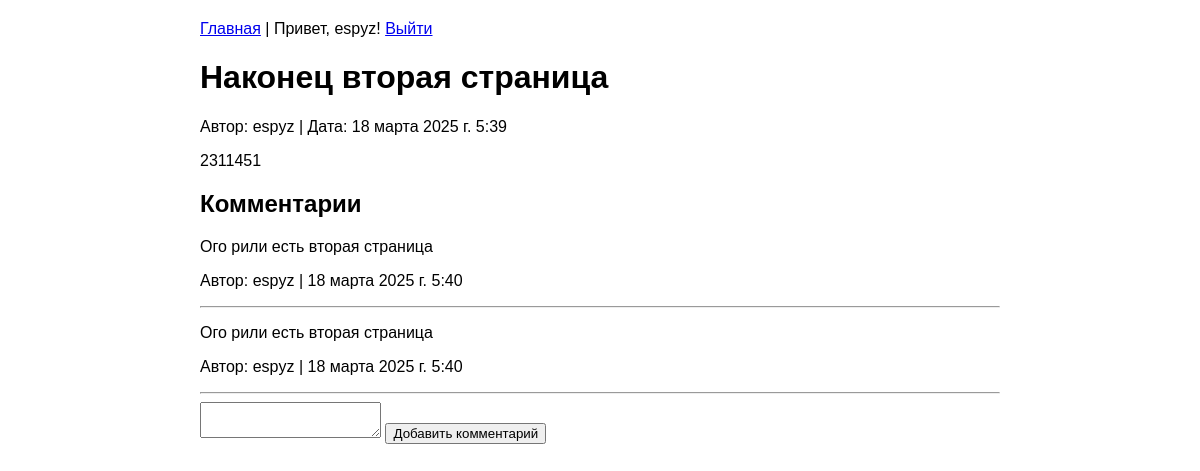
/post/6/ (signed in), run on the app's committed database.
### blog/models.py (models this page shows, shortened)
class Post(models.Model):
    title = models.CharField(max_length=200)
    content = models.TextField()
    created_at = models.DateTimeField(auto_now_add=True)
    updated_at = models.DateTimeField(auto_now=True)
    author = models.ForeignKey(User, on_delete=models.CASCADE)

class Comment(models.Model):
    post = models.ForeignKey(Post, on_delete=models.CASCADE, related_name='comments')
    author = models.ForeignKey(User, on_delete=models.CASCADE)
    content = models.TextField()
    created_at = models.DateTimeField(auto_now_add=True)

### blog/views.py (the view, shortened to what this page needs)
# urls.py: path('post/<int:pk>/', views.post_detail, name='post_detail'),
@login_required
def post_detail(request, pk):
    post = get_object_or_404(Post, pk=pk)
    comments = post.comments.all()
    return render(request, 'blog/post_detail.html', {
        'post': post,
        'comments': comments
    })

### templates/blog/post_detail.html (shortened to what this page needs)
{% extends 'base.html' %}
{% block content %}
    <h1>{{ post.title }}</h1>
    <p>Автор: {{ post.author }} | Дата: {{ post.created_at }}</p>
    <p>{{ post.content }}</p>
    <h2>Комментарии</h2>
    {% for comment in comments %}
        <div>
            <p>{{ comment.content }}</p>
            <p>Автор: {{ comment.author }} | {{ comment.created_at }}</p>
        </div>
        <hr>
    {% empty %}
        <p>Комментариев пока нет</p>
    {% endfor %}
    <form method="post">
        <textarea name="content" required></textarea>
        <button type="submit">Добавить комментарий</button>
    </form>
{% endblock %}

### templates/base.html (shortened to what this page needs)
<!DOCTYPE html>
<html lang="ru">
<head>
</head>
<body>
    <div class="container">
        <div class="nav">
            <a href="{% url 'post_list' %}">Главная</a>
            {% if user.is_authenticated %}
                | Привет, {{ user.username }}!
                <a href="{% url 'logout' %}">Выйти</a>
            {% else %}
                | <a href="{% url 'login' %}">Войти</a>
                | <a href="{% url 'register' %}">Регистрация</a>
            {% endif %}
        </div>
        {% block content %}{% endblock %}
    </div>
</body>
</html>

### templates/base.html (style rules this page uses)
body { font-family: Arial, sans-serif; margin: 0; padding: 20px; }
.container { max-width: 800px; margin: 0 auto; }
.nav { margin-bottom: 20px; }

### data on the page
Post: title "Наконец вторая страница", author "espyz", created_at "18 марта 2025 г. 5:39", content "2311451"
Comment: content "Ого рили есть вторая страница", author "espyz", created_at "18 марта 2025 г. 5:40"
Comment: content "Ого рили есть вторая страница", author "espyz", created_at "18 марта 2025 г. 5:40"

### other printed values
{{ user.username }} "espyz"
